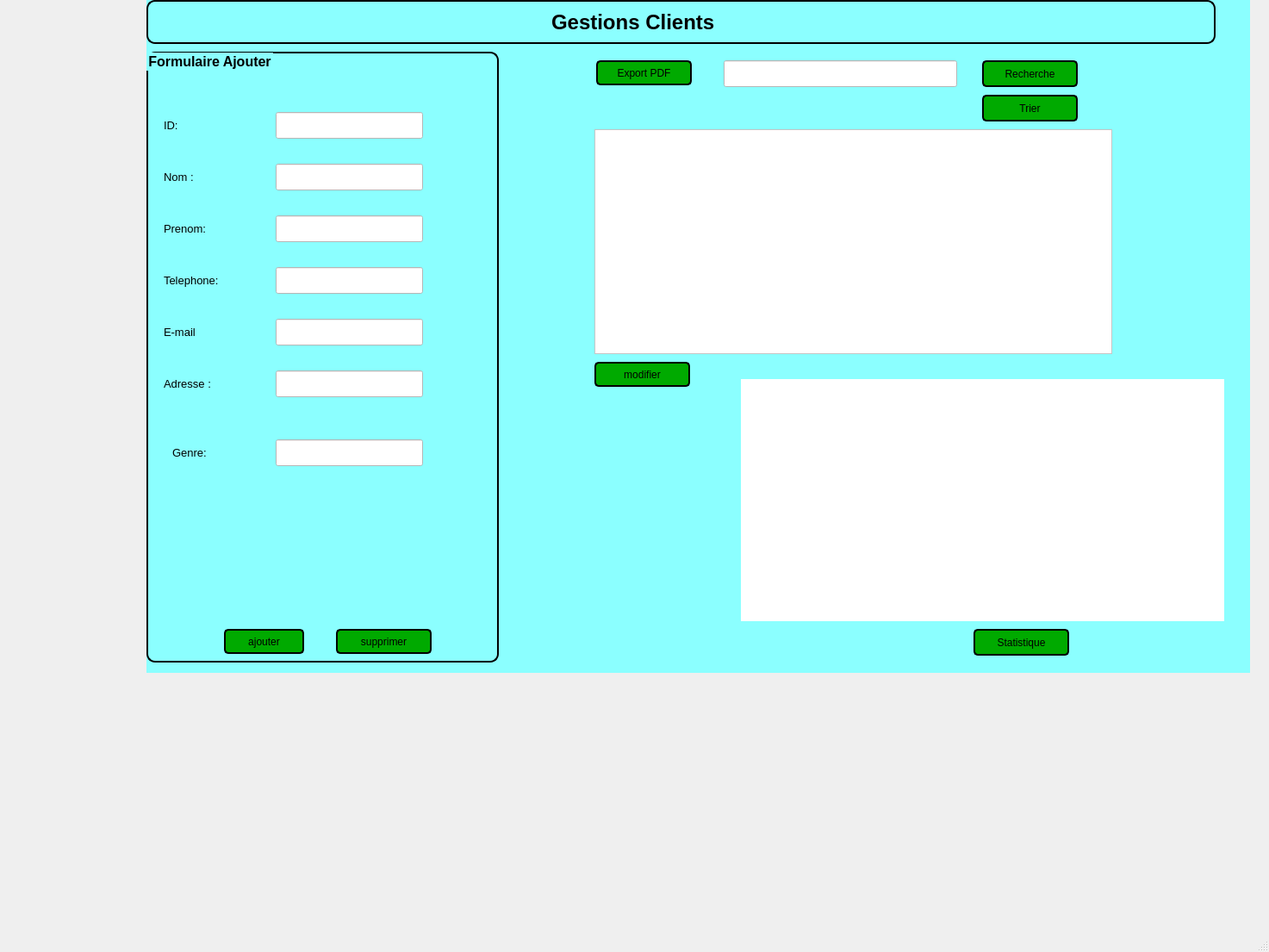
<?xml version="1.0" encoding="UTF-8"?>
<ui version="4.0">
 <class>gestclient</class>
 <widget class="QMainWindow" name="gestclient">
  <property name="geometry">
   <rect>
    <x>0</x>
    <y>0</y>
    <width>1473</width>
    <height>1105</height>
   </rect>
  </property>
  <property name="windowTitle">
   <string>gestclient</string>
  </property>
  <widget class="QWidget" name="centralwidget">
   <widget class="QStackedWidget" name="stackedWidget">
    <property name="geometry">
     <rect>
      <x>170</x>
      <y>0</y>
      <width>1281</width>
      <height>781</height>
     </rect>
    </property>
    <property name="styleSheet">
     <string notr="true">background-color: rgb(139, 255, 255);</string>
    </property>
    <property name="currentIndex">
     <number>0</number>
    </property>
    <widget class="QWidget" name="page">
     <widget class="QPushButton" name="btnExportPDF">
      <property name="geometry">
       <rect>
        <x>522</x>
        <y>70</y>
        <width>111</width>
        <height>29</height>
       </rect>
      </property>
      <property name="styleSheet">
       <string notr="true">font: 700 11pt &quot;Tahoma&quot;;
background-color: rgb(0, 170, 0);
border-color: rgb(0, 0, 0);
border: 2px solid black;
 border-radius: 5px;</string>
      </property>
      <property name="text">
       <string>Export PDF</string>
      </property>
     </widget>
     <widget class="QPushButton" name="btnStatistiques">
      <property name="geometry">
       <rect>
        <x>960</x>
        <y>730</y>
        <width>111</width>
        <height>31</height>
       </rect>
      </property>
      <property name="styleSheet">
       <string notr="true">font: 700 11pt &quot;Tahoma&quot;;
background-color: rgb(0, 170, 0);
border-color: rgb(0, 0, 0);
border: 2px solid black;
 border-radius: 5px;</string>
      </property>
      <property name="text">
       <string>Statistique</string>
      </property>
     </widget>
     <widget class="QPushButton" name="btnTrier">
      <property name="geometry">
       <rect>
        <x>970</x>
        <y>110</y>
        <width>111</width>
        <height>31</height>
       </rect>
      </property>
      <property name="styleSheet">
       <string notr="true">font: 700 11pt &quot;Tahoma&quot;;
background-color: rgb(0, 170, 0);
border-color: rgb(0, 0, 0);
border: 2px solid black;
 border-radius: 5px;</string>
      </property>
      <property name="text">
       <string>Trier</string>
      </property>
     </widget>
     <widget class="QPushButton" name="btnRechercher">
      <property name="geometry">
       <rect>
        <x>970</x>
        <y>70</y>
        <width>111</width>
        <height>31</height>
       </rect>
      </property>
      <property name="styleSheet">
       <string notr="true">font: 700 11pt &quot;Tahoma&quot;;
background-color: rgb(0, 170, 0);
border-color: rgb(0, 0, 0);
border: 2px solid black;
 border-radius: 5px;</string>
      </property>
      <property name="text">
       <string>Recherche</string>
      </property>
     </widget>
     <widget class="QLineEdit" name="leRecherche">
      <property name="geometry">
       <rect>
        <x>670</x>
        <y>70</y>
        <width>271</width>
        <height>31</height>
       </rect>
      </property>
      <property name="styleSheet">
       <string notr="true">
background-color: rgb(255, 255, 255);</string>
      </property>
      <property name="text">
       <string/>
      </property>
     </widget>
     <widget class="QLabel" name="stat">
      <property name="geometry">
       <rect>
        <x>690</x>
        <y>440</y>
        <width>561</width>
        <height>281</height>
       </rect>
      </property>
      <property name="styleSheet">
       <string notr="true">background-color: rgb(255, 255, 255);</string>
      </property>
      <property name="text">
       <string/>
      </property>
     </widget>
     <widget class="QGroupBox" name="groupBox_2">
      <property name="geometry">
       <rect>
        <x>0</x>
        <y>0</y>
        <width>1241</width>
        <height>51</height>
       </rect>
      </property>
      <property name="styleSheet">
       <string notr="true">QGroupBox {
    border: 2px solid black;
    border-radius: 10px;
background-color: rgb(139, 255, 255);
    font-family: &quot;Open Sans&quot;;
    font-size: 12pt;
    font-weight: bold;
}
</string>
      </property>
      <property name="title">
       <string/>
      </property>
      <widget class="QLabel" name="label">
       <property name="geometry">
        <rect>
         <x>470</x>
         <y>10</y>
         <width>621</width>
         <height>31</height>
        </rect>
       </property>
       <property name="styleSheet">
        <string notr="true">    font-size: 18pt;
color: rgb(0, 0, 0);
    font-weight: bold;</string>
       </property>
       <property name="text">
        <string>Gestions Clients</string>
       </property>
      </widget>
     </widget>
     <widget class="QGroupBox" name="gbFormFournisseur">
      <property name="geometry">
       <rect>
        <x>0</x>
        <y>60</y>
        <width>409</width>
        <height>709</height>
       </rect>
      </property>
      <property name="styleSheet">
       <string notr="true">QGroupBox {
    border: 2px solid black;
    border-radius: 10px;
background-color: rgb(139
, 255, 255);
    font-family: &quot;Open Sans&quot;;
    font-size: 12pt;
    font-weight: bold;
}
</string>
      </property>
      <property name="title">
       <string>Formulaire Ajouter</string>
      </property>
      <widget class="QLabel" name="label_3">
       <property name="geometry">
        <rect>
         <x>20</x>
         <y>130</y>
         <width>131</width>
         <height>31</height>
        </rect>
       </property>
       <property name="styleSheet">
        <string notr="true">    font-family: &quot;Open Sans&quot;;
color: rgb(0, 0, 0);
    font-size: 9.5pt;
</string>
       </property>
       <property name="text">
        <string>Nom :</string>
       </property>
      </widget>
      <widget class="QLabel" name="label_5">
       <property name="geometry">
        <rect>
         <x>20</x>
         <y>310</y>
         <width>71</width>
         <height>31</height>
        </rect>
       </property>
       <property name="styleSheet">
        <string notr="true">    font-family: &quot;Open Sans&quot;;
color: rgb(0, 0, 0);
    font-size: 9.5pt;
</string>
       </property>
       <property name="text">
        <string>E-mail</string>
       </property>
      </widget>
      <widget class="QLabel" name="label_6">
       <property name="geometry">
        <rect>
         <x>20</x>
         <y>250</y>
         <width>91</width>
         <height>31</height>
        </rect>
       </property>
       <property name="styleSheet">
        <string notr="true">    font-family: &quot;Open Sans&quot;;
color: rgb(0, 0, 0);
    font-size: 9.5pt;
</string>
       </property>
       <property name="text">
        <string>Telephone:</string>
       </property>
      </widget>
      <widget class="QLabel" name="label_7">
       <property name="geometry">
        <rect>
         <x>20</x>
         <y>190</y>
         <width>91</width>
         <height>31</height>
        </rect>
       </property>
       <property name="styleSheet">
        <string notr="true">    font-family: &quot;Open Sans&quot;;
color: rgb(0, 0, 0);
    font-size: 9.5pt;
</string>
       </property>
       <property name="text">
        <string>Prenom:</string>
       </property>
      </widget>
      <widget class="QPushButton" name="btnajouter">
       <property name="geometry">
        <rect>
         <x>90</x>
         <y>670</y>
         <width>93</width>
         <height>29</height>
        </rect>
       </property>
       <property name="styleSheet">
        <string notr="true">font: 700 11pt &quot;Tahoma&quot;;
background-color: rgb(0, 170, 0);
border-color: rgb(0, 0, 0);

    border: 2px solid black;
    border-radius: 5px;</string>
       </property>
       <property name="text">
        <string>ajouter</string>
       </property>
      </widget>
      <widget class="QPushButton" name="btnsupprimer">
       <property name="geometry">
        <rect>
         <x>220</x>
         <y>670</y>
         <width>111</width>
         <height>29</height>
        </rect>
       </property>
       <property name="styleSheet">
        <string notr="true">font: 700 11pt &quot;Tahoma&quot;;
background-color: rgb(0, 170, 0);
border-color: rgb(0, 0, 0);
border: 2px solid black;
 border-radius: 5px;</string>
       </property>
       <property name="text">
        <string>supprimer</string>
       </property>
      </widget>
      <widget class="QLineEdit" name="leNom">
       <property name="geometry">
        <rect>
         <x>150</x>
         <y>130</y>
         <width>171</width>
         <height>31</height>
        </rect>
       </property>
       <property name="styleSheet">
        <string notr="true">
background-color: rgb(255, 255, 255);</string>
       </property>
      </widget>
      <widget class="QLineEdit" name="leEmail">
       <property name="geometry">
        <rect>
         <x>150</x>
         <y>310</y>
         <width>171</width>
         <height>31</height>
        </rect>
       </property>
       <property name="styleSheet">
        <string notr="true">
background-color: rgb(255, 255, 255);</string>
       </property>
      </widget>
      <widget class="QLineEdit" name="leTelephone">
       <property name="geometry">
        <rect>
         <x>150</x>
         <y>250</y>
         <width>171</width>
         <height>31</height>
        </rect>
       </property>
       <property name="styleSheet">
        <string notr="true">
background-color: rgb(255, 255, 255);</string>
       </property>
      </widget>
      <widget class="QLineEdit" name="lePrenom">
       <property name="geometry">
        <rect>
         <x>150</x>
         <y>190</y>
         <width>171</width>
         <height>31</height>
        </rect>
       </property>
       <property name="styleSheet">
        <string notr="true">
background-color: rgb(255, 255, 255);</string>
       </property>
      </widget>
      <widget class="QLabel" name="LeId">
       <property name="geometry">
        <rect>
         <x>20</x>
         <y>70</y>
         <width>111</width>
         <height>31</height>
        </rect>
       </property>
       <property name="styleSheet">
        <string notr="true">
    font-family: &quot;Open Sans&quot;;
color: rgb(0, 0, 0);
    font-size: 9.5pt;
</string>
       </property>
       <property name="text">
        <string>ID:</string>
       </property>
      </widget>
      <widget class="QLineEdit" name="leID">
       <property name="geometry">
        <rect>
         <x>150</x>
         <y>70</y>
         <width>171</width>
         <height>31</height>
        </rect>
       </property>
       <property name="styleSheet">
        <string notr="true">
background-color: rgb(255, 255, 255);</string>
       </property>
      </widget>
      <widget class="QLineEdit" name="leAdresse">
       <property name="geometry">
        <rect>
         <x>150</x>
         <y>370</y>
         <width>171</width>
         <height>31</height>
        </rect>
       </property>
       <property name="styleSheet">
        <string notr="true">
background-color: rgb(255, 255, 255);</string>
       </property>
      </widget>
      <widget class="QLabel" name="label_8">
       <property name="geometry">
        <rect>
         <x>20</x>
         <y>370</y>
         <width>71</width>
         <height>31</height>
        </rect>
       </property>
       <property name="styleSheet">
        <string notr="true">    font-family: &quot;Open Sans&quot;;
color: rgb(0, 0, 0);
    font-size: 9.5pt;
</string>
       </property>
       <property name="text">
        <string>Adresse :</string>
       </property>
      </widget>
      <widget class="QLabel" name="label_9">
       <property name="geometry">
        <rect>
         <x>30</x>
         <y>450</y>
         <width>71</width>
         <height>31</height>
        </rect>
       </property>
       <property name="styleSheet">
        <string notr="true">    font-family: &quot;Open Sans&quot;;
color: rgb(0, 0, 0);
    font-size: 9.5pt;
</string>
       </property>
       <property name="text">
        <string>Genre:</string>
       </property>
      </widget>
      <widget class="QLineEdit" name="genre">
       <property name="geometry">
        <rect>
         <x>150</x>
         <y>450</y>
         <width>171</width>
         <height>31</height>
        </rect>
       </property>
       <property name="styleSheet">
        <string notr="true">
background-color: rgb(255, 255, 255);</string>
       </property>
      </widget>
     </widget>
     <widget class="QTableView" name="tableView">
      <property name="geometry">
       <rect>
        <x>520</x>
        <y>150</y>
        <width>601</width>
        <height>261</height>
       </rect>
      </property>
      <property name="styleSheet">
       <string notr="true">background-color: rgb(255, 255, 255);</string>
      </property>
     </widget>
     <widget class="QPushButton" name="btnmodifier">
      <property name="geometry">
       <rect>
        <x>520</x>
        <y>420</y>
        <width>111</width>
        <height>29</height>
       </rect>
      </property>
      <property name="styleSheet">
       <string notr="true">font: 700 11pt &quot;Tahoma&quot;;
background-color: rgb(0, 170, 0);
border-color: rgb(0, 0, 0);
border: 2px solid black;
 border-radius: 5px;</string>
      </property>
      <property name="text">
       <string>modifier</string>
      </property>
     </widget>
    </widget>
    <widget class="QWidget" name="page_2">
     <widget class="QWidget" name="widget" native="true">
      <property name="geometry">
       <rect>
        <x>590</x>
        <y>180</y>
        <width>491</width>
        <height>431</height>
       </rect>
      </property>
      <property name="styleSheet">
       <string notr="true">background-color: rgb(255, 255, 255);</string>
      </property>
      <widget class="QPushButton" name="lelogin">
       <property name="geometry">
        <rect>
         <x>200</x>
         <y>350</y>
         <width>93</width>
         <height>29</height>
        </rect>
       </property>
       <property name="text">
        <string>lelogin</string>
       </property>
      </widget>
      <widget class="QLabel" name="label_2">
       <property name="geometry">
        <rect>
         <x>70</x>
         <y>140</y>
         <width>63</width>
         <height>20</height>
        </rect>
       </property>
       <property name="text">
        <string>ID:</string>
       </property>
      </widget>
      <widget class="QLabel" name="label_4">
       <property name="geometry">
        <rect>
         <x>70</x>
         <y>250</y>
         <width>111</width>
         <height>20</height>
        </rect>
       </property>
       <property name="text">
        <string>MOT DE PASSE:</string>
       </property>
      </widget>
      <widget class="QLabel" name="label_10">
       <property name="geometry">
        <rect>
         <x>200</x>
         <y>80</y>
         <width>81</width>
         <height>31</height>
        </rect>
       </property>
       <property name="text">
        <string>LOGIN:</string>
       </property>
      </widget>
      <widget class="QLineEdit" name="lineEdit">
       <property name="geometry">
        <rect>
         <x>190</x>
         <y>140</y>
         <width>201</width>
         <height>26</height>
        </rect>
       </property>
      </widget>
      <widget class="QLineEdit" name="lineEdit_2">
       <property name="geometry">
        <rect>
         <x>220</x>
         <y>250</y>
         <width>201</width>
         <height>26</height>
        </rect>
       </property>
      </widget>
     </widget>
    </widget>
   </widget>
  </widget>
  <widget class="QMenuBar" name="menubar">
   <property name="geometry">
    <rect>
     <x>0</x>
     <y>0</y>
     <width>1473</width>
     <height>26</height>
    </rect>
   </property>
  </widget>
  <widget class="QStatusBar" name="statusbar"/>
 </widget>
 <resources/>
 <connections/>
</ui>
